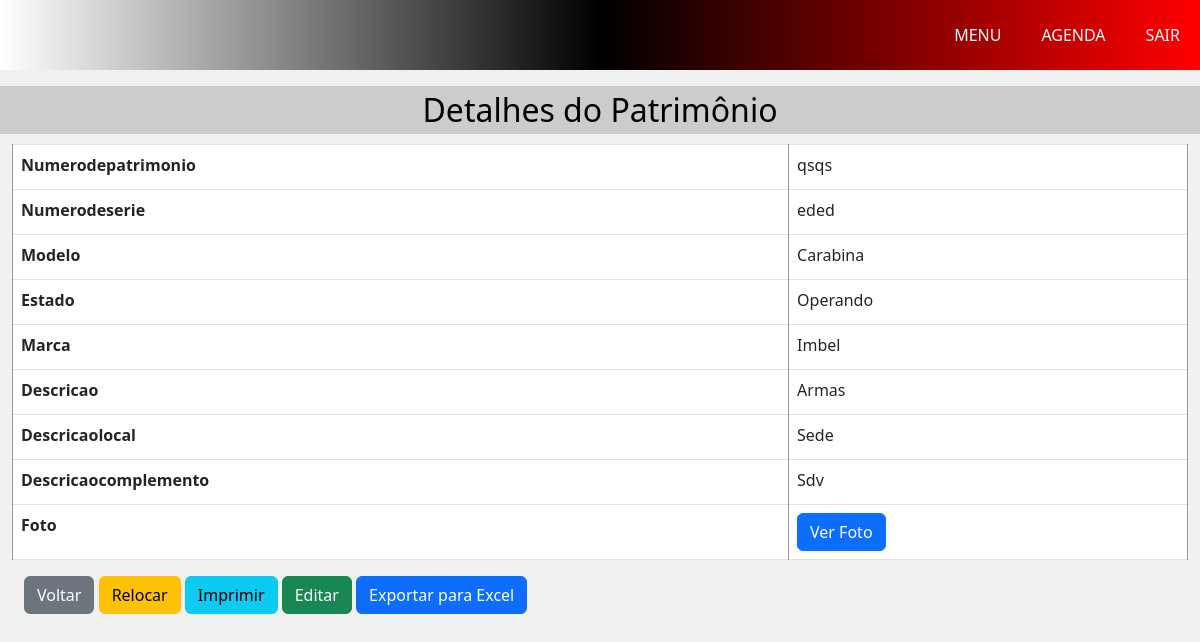
Screenshot of /p4/visualizar_item.php?patrimonio=qsqs&tabela=p4_armas with the database file from the repository.
### tables this page shows
CREATE TABLE `p4_inventario` (
  `id` int(11) NOT NULL,
  `numerodepatrimonio` varchar(11) DEFAULT NULL,
  `idLocComp` int(11) DEFAULT NULL,
  `idStatus` int(11) NOT NULL,
  `idTipo_tabela` int(11) NOT NULL
);

CREATE TABLE `p4_armas` (
  `idArmas` int(11) NOT NULL,
  `idModelo` int(11) NOT NULL,
  `numerodeserie` varchar(30) NOT NULL,
  `numerodepatrimonio` varchar(11) DEFAULT NULL,
  `foto` varchar(255) DEFAULT NULL
);

CREATE TABLE `p4_modelos` (
  `idModelo` int(11) NOT NULL,
  `modelo` varchar(50) NOT NULL,
  `idMarca` int(11) DEFAULT NULL,
  `idTipo` int(11) DEFAULT NULL,
  `categoria` int(11) NOT NULL
);

CREATE TABLE `p4_status` (
  `idStatus` int(2) NOT NULL,
  `estado` varchar(10) NOT NULL
);

CREATE TABLE `p4_marcas` (
  `idMarca` int(11) NOT NULL,
  `marca` varchar(50) NOT NULL
);

CREATE TABLE `p4_tipos` (
  `id` int(11) NOT NULL,
  `descricao` varchar(25) NOT NULL
);

CREATE TABLE `p4_local` (
  `idLocal` int(2) NOT NULL,
  `descricaolocal` varchar(30) NOT NULL
);

CREATE TABLE `p4_complemento` (
  `idComplemento` int(2) NOT NULL,
  `descricaocomplemento` varchar(50) NOT NULL
);

### p4/visualizar_item.php (the view, shortened to what this page needs)
<?php
require_once("../conexao/conexao.php");
try {
    $idpatrimonio = $_GET['patrimonio'];
    $tabela = $_GET['tabela'];
$comandoSQL = 'SELECT ' . $tabelas[$tabela]['fields'] . '
               FROM p4_inventario AS inv
               ' . $tabelas[$tabela]['joins'] . '
               WHERE ' . $tabelas[$tabela]['where'];
$stmt = $conexao->prepare($comandoSQL);
$stmt->bindValue(':idpatrimonio', $idpatrimonio, PDO::PARAM_STR);
$stmt->execute();
$resultado = $stmt->fetch(PDO::FETCH_ASSOC);
} catch (PDOException $erro) {
    echo "<tr><td colspan='5' align='center'>Erro ao realizar a busca: " . $erro->getMessage() . "</td></tr>";
}
?>
<!DOCTYPE html>
<html lang="pt-br">
<head>
    <link href="https://cdn.jsdelivr.net/npm/bootstrap@5.3.0/dist/css/bootstrap.min.css" rel="stylesheet">
    <link rel="stylesheet" href="../css/estilo.css">
    <link rel="stylesheet" href="../css/inicial.css">
    <?php require_once("./menu.php"); ?>
</head>
<body>
    <div class="container mt-5">
        <h2 class="titulo">Detalhes do Patrimônio</h2>
        <div class="printable">
            <table class="table table-bordered" style="width: 98%;">
                <tbody>
                    <?php
                    foreach ($resultado as $campo => $valor) {
                        if (stripos($campo, 'id') === 0 || strtolower($campo) === "categoria") {
                            continue;
                        }
                        if ($campo === 'foto') continue;
                        echo "<tr><th>" . ucfirst($campo) . "</th><td>" . htmlspecialchars($valor) . "</td></tr>";
                    }
                    if (isset($resultado['foto'])) {
                        echo "<tr class='foto-campo'><th>Foto</th><td><button class='btn btn-primary' data-bs-toggle='modal' data-bs-target='#fotoModal'>Ver Foto</button></td></tr>";
                    }
                    ?>
                </tbody>
            </table>
        </div>
        <div class="text-begin" style="margin-left:2%;">
            <button onclick="history.back();" class="btn btn-secondary">Voltar</button>
            <a href="relocar.php" class="btn btn-warning">Relocar</a>
            <button onclick="imprimirComFoto();" class="btn btn-info">Imprimir</button>
            <a href="editar.php" class="btn btn-success">Editar</a>
            <a href="exce.php" class="btn btn-primary">Exportar para Excel</a>
        </div>
    </div>
</body>
</html>

### css/estilo.css (style rules this page uses)
* { margin: 0; padding: 0; box-sizing: border-box; }
body, html { font-family: 'Segoe UI', Tahoma, Geneva, Verdana, sans-serif; background-color: #f3f3f3; }
html, body { overflow-x: hidden; }
.titulo { font-weight: lighter; color: rgb(0, 0, 0); display: flex; justify-content: center; background-color: #ccc; padding: 5px; }
.container { display: flex; width: 100%; height: 100%; margin: 10px; margin-left: 170px; }
table { border: 1px solid #999; width: 95%; border-collapse: collapse; margin-top: 10px; margin-left: 2%; }
th, td { border: 1px solid #999; padding: 3px; }
th { height: 45px; background-color: #555; color: white; }

### css/inicial.css (style rules this page uses)
body { background-color: #29292a; overflow-y: hidden; }

### p4/visualizar_item.php (style rules this page uses)
html,body { width: 100%; background-color: rgb(238, 241, 239); }
table { margin-left: 1%; }
.container { display: contents; width: 100%; height: auto; margin: 0; margin-left: 0; padding: 0; }

### rows the page displays
p4_inventario: p4_armas.numerodepatrimonio "qsqs", p4_armas.numerodeserie "eded", p4_modelos.modelo "Carabina", idStatus.estado "Operando", p4_marcas.marca "Imbel", p4_tipos.descricao "Armas", p4_local.descricaolocal "Sede", p4_complemento.descricaocomplemento "Sdv"

### other values shown
$campo "Numerodepatrimonio"
$campo "Numerodeserie"
$campo "Modelo"
$campo "Estado"
$campo "Marca"
$campo "Descricao"
$campo "Descricaolocal"
$campo "Descricaocomplemento"
